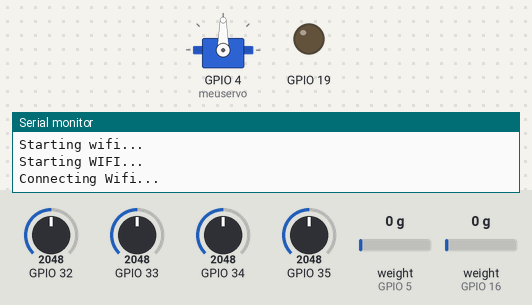
Bench run of a sketch on a simulated ESP32. On the bench: servo, output pins drawn as LEDs (lit = HIGH), the last lines printed to the serial monitor. The test bench sets the inputs (shaded band); at power-on: GPIO 32 = 2048, GPIO 33 = 2048, GPIO 34 = 2048, GPIO 35 = 2048, weight on the scale (sensors on GPIO 5, GPIO 16) 0 g. WiFi joins after 1.5 s; servers stay silent unless stated; no MQTT or app messages arrive unless stated.

Above: at 0.1 s.
At 2.0 s:
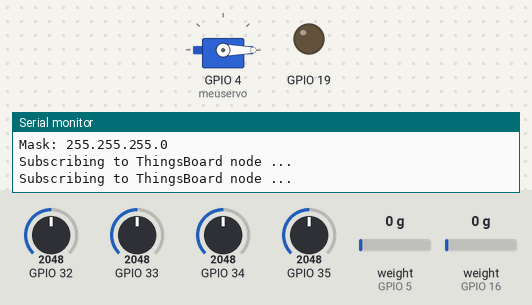
At 27.3 s:
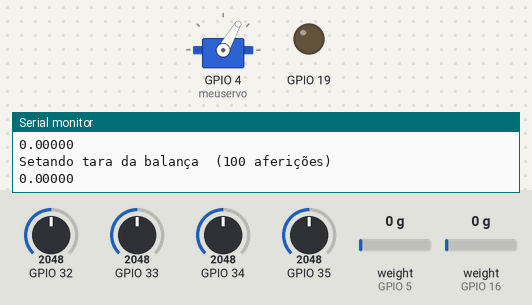
At 29.8 s:
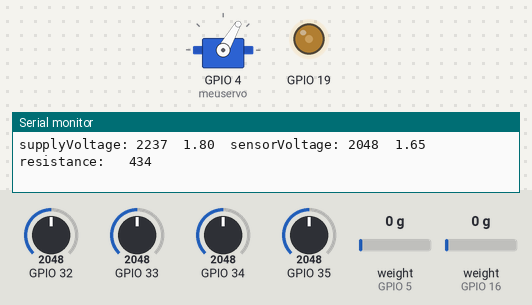
Timing chart, 0 to 31.3 s (numbered marks = the images above):
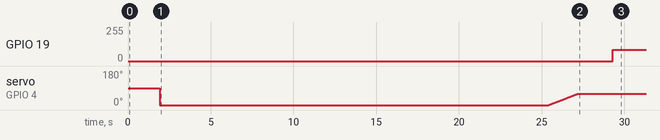

Measured:
- by itself, GPIO 19: 0/255 → 85/255 at 29.3 s

The sketch:

sensor_solo_teste.ino
```cpp
#include <math.h>       // Conversion equation from resistance to %
#include "adc_corrected.h"
#include "ArduinoSort.h"
#include "Statistic.h"
#include <driver/adc.h>
#include <esp_adc_cal.h>
#include <WiFi.h>
#include <WiFiMulti.h>
#include <PubSubClient.h>
#include <HX711.h>
#include "ThingSpeak.h"
#include "Servo.h"
#include <ArduinoJson.h>

unsigned long myChannelNumber = 1110526;
const char * myWriteAPIKey = "2JT0XT1NLS0GOJ4W";

// DEFINIÇÕES DE PINOS
#define pinDTScale1  16
#define pinSCKScale1  17

#define pinDTScale2  5
#define pinSCKScale2  18

// DEFINIÇÕES
#define pesoMin 0.010
#define pesoMax 30.0

// Balança CBH5453
//#define escala1 -271420.0f
#define escala1 -271920
//#define LOADCELL_OFFSET_1 -27300

// Balança SF-400
#define escala2 -265120
//#define LOADCELL_OFFSET_2 -131600
//#define escala2 -264627.15f

// INSTANCIANDO OBJETOS
HX711 scale1, scale2;

Servo meuservo; // Cria o objeto servo para programação

int angulo = 0;
#define movimento  60
#define  passosDelay 30

// Setting up format for reading 3 soil sensors
#define NUM_READS 10                              /* Number of sensor reads for filtering  */
#define uS_TO_S_FACTOR    1000000                 /* Conversion factor for micro seconds to seconds */
#define S_TO_MIN_FACTOR   60 * uS_TO_S_FACTOR     /* Conversion factor for micro seconds to seconds */
#define TIME_TO_SLEEP     30                      /* Time ESP32 will go to sleep (in seconds) */
int TIMES_TO_MEASURE = 24;                      /* Time ESP32 will go to sleep (in seconds) */
int MEASURE_INTERVAL =  10;                   /* Time ESP32 will go to sleep (in seconds) */
int qttOfMeasures = 0;

struct values {        // Structure to be used in percentage and resistance values matrix to be filtered (have to be in pairs)
  int supplyVoltageRaw;
  float supplyVoltage;
  int sensorVoltageRaw;
  float sensorVoltage;
  int moisture;
  long resistance;
};

struct Sensor {
  int id;
  int moisture;
  int phase_a;
  int phase_b;
  int analog_input;
  int analog_input2;
  adc1_channel_t channel;
  adc1_channel_t channel2;
  long knownResistor;
  float weight;
  values lastMeasure;
};

Sensor sensor1, sensor2;
Sensor *sensor1_ptr, *sensor2_ptr;
const long knownResistor = 4700;  // Constant value of known resistor in Ohms

#define DEFAULT_VREF    1086

static const adc_bits_width_t width = ADC_WIDTH_BIT_12;
static const adc_atten_t atten = ADC_ATTEN_DB_11;
static const adc_unit_t unit = ADC_UNIT_1;
esp_adc_cal_characteristics_t adc_cal;

// -----------------------------------------------------------------#
#define WIFISSID01 "extensao_iot" // Put your WifiSSID here
#define PASSWORD01 "aluno123" // Put your wifi password here

#define WIFISSID02 "IFPE-PUBLICA" // Put your WifiSSID here
#define PASSWORD02 "aluno123" // Put your wifi password here

#define WIFISSID03 "GVT-F051" // Put your WifiSSID here
#define PASSWORD03 "1316309065" // Put your wifi password here

char servidorMqttElton[] = "eltontorres.asuscomm.com";
uint16_t portaServidorMqttElton = 1883;

char servidorMqtt[] = "192.168.1.187";
uint16_t portaServidorMqtt = 1883;
char tokenMqttDisp[33] = "ESP32_UMIDADE_SOLO";

WiFiMulti wifiMulti;
WiFiClient wifiClient;
WiFiClient wifiClientElton;

char attributesTopic[] = "v1/devices/me/attributes";
char attributesRequestTopic[] = "v1/devices/me/attributes/request/1";
char attributesResponseTopic[] = "v1/devices/me/attributes/response/1";

PubSubClient client(wifiClient);
PubSubClient clientElton(wifiClientElton);

long lastTimeSentToThingspeak = millis();
unsigned long lastSend = 0;

//  ----------------------------------------------------------------------------------- //
RTC_DATA_ATTR int bootCount = 0;

void setup() {
  Serial.begin(9600);
  meuservo.attach(4);
  lastTimeSentToThingspeak = millis();
  setupChannelsAndPins();
  setupScales();
  startWifiClient();
  imprimirInformacoesWifiEMQTT();
  sensor1_ptr = &sensor1;
  sensor2_ptr = &sensor2;
  declareSensor(sensor1_ptr, 5, 22, 23, 35, 34, ADC1_CHANNEL_7, ADC1_CHANNEL_6, knownResistor);
  declareSensor(sensor2_ptr, 6, 19, 21, 33, 32, ADC1_CHANNEL_5, ADC1_CHANNEL_4, knownResistor);
  //setupDeepSleep();
  ThingSpeak.begin(wifiClient);
}

void loop() {
  if (!client.connected() ) {
    conectarMQTT(client);
  }
  if (!clientElton.connected() ) {
    conectarMQTT(clientElton);
  }
  if (isTimeToMeasure()) {
    if (conectarWifi()) {
      //if (qttOfMeasures < TIMES_TO_MEASURE) {
      resetScale();
      excitateSensor(sensor1_ptr);
      excitateSensor(sensor2_ptr);
      putSensorToImpedance(sensor1_ptr);
      putSensorToImpedance(sensor2_ptr);
      measureSensor(sensor1_ptr);
      measureWeight(sensor1_ptr, scale1, 1);
      sendSensorInfoToMQTTServer(sensor1, client);
      sendSensorInfoToMQTTServer(sensor1, clientElton);
      sendSensorInfoToThingspeak(sensor1, 1, 2);

      putSensorToImpedance(sensor1_ptr);
      putSensorToImpedance(sensor2_ptr);
      measureSensor(sensor2_ptr);
      measureWeight(sensor2_ptr, scale2, 2);
      sendSensorInfoToMQTTServer(sensor2, client);
      sendSensorInfoToMQTTServer(sensor2, clientElton);
      sendSensorInfoToThingspeak(sensor2, 3, 4);
      liftUp();
      Serial.println("//--------------------------------------------------------------//");
      //delayMicroseconds (MEASURE_INTERVAL * S_TO_MIN_FACTOR);
      qttOfMeasures++;
      lastSend = millis();
      //} else {
      //      liftUp();
      //      Serial.println("Going to sleep now");
      //      Serial.flush();
      //      esp_deep_sleep_start();
      //}
    }
  }
  client.loop();
  clientElton.loop();
}

boolean isTimeToMeasure() {
  return lastSend == 0 || ((millis() - lastSend) > (MEASURE_INTERVAL * 60000));
}

void excitateSensor(Sensor *sensor) {
  excitateSensorIntern(sensor->phase_a, sensor->phase_b);
}

void excitateSensorIntern (int phase_a, int phase_b) {
  // read sensor, filter, and calculate resistance value
  // Noise filter: median filter
  for (int i = 0; i < 100; i++) {
    pinMode(phase_a, OUTPUT);
    pinMode(phase_b, INPUT);
    digitalWrite(phase_a, HIGH);                 // set the voltage supply on
    delayMicroseconds(100);
    digitalWrite(phase_a, LOW);                  // set the voltage supply off

    delayMicroseconds(100);

    pinMode(phase_a, INPUT);
    pinMode(phase_b, OUTPUT);
    digitalWrite(phase_b, HIGH);                 // set the voltage supply on
    delayMicroseconds(100);
    digitalWrite(phase_b, LOW);                  // set the voltage supply off
  }
}

void putSensorToImpedance(Sensor *sensor) {
  pinMode(sensor->phase_a, INPUT);
  pinMode(sensor->phase_b, INPUT);
}

void setupDeepSleep() {
  ++bootCount;
  Serial.println("Boot number: " + String(bootCount));
  print_wakeup_reason();
  esp_sleep_enable_timer_wakeup(TIME_TO_SLEEP * S_TO_MIN_FACTOR);
  Serial.println("Setup ESP32 to sleep for every " + String(TIME_TO_SLEEP) +
                 " Seconds");
}

void setupChannelsAndPins() {
  adc1_config_width(ADC_WIDTH_BIT_12);//Configura a resolucao
  adc1_config_channel_atten(ADC1_CHANNEL_4, atten);//Configura a atenuacao
  adc1_config_channel_atten(ADC1_CHANNEL_5, atten);//Configura a atenuacao

  adc1_config_channel_atten(ADC1_CHANNEL_6, atten);//Configura a atenuacao
  adc1_config_channel_atten(ADC1_CHANNEL_7, atten);//Configura a atenuacao

  esp_adc_cal_value_t adc_type = esp_adc_cal_characterize(unit, atten, width, DEFAULT_VREF, &adc_cal);

  pinMode(33, INPUT);
  pinMode(32, INPUT);
  pinMode(35, INPUT);
  pinMode(34, INPUT);
}

void print_wakeup_reason() {
  esp_sleep_wakeup_cause_t wakeup_reason;
  wakeup_reason = esp_sleep_get_wakeup_cause();
  switch (wakeup_reason) {
    case ESP_SLEEP_WAKEUP_EXT0 : Serial.println("Wakeup caused by external signal using RTC_IO"); break;
    case ESP_SLEEP_WAKEUP_EXT1 : Serial.println("Wakeup caused by external signal using RTC_CNTL"); break;
    case ESP_SLEEP_WAKEUP_TIMER : Serial.println("Wakeup caused by timer"); break;
    case ESP_SLEEP_WAKEUP_TOUCHPAD : Serial.println("Wakeup caused by touchpad"); break;
    case ESP_SLEEP_WAKEUP_ULP : Serial.println("Wakeup caused by ULP program"); break;
    default : Serial.printf("Wakeup was not caused by deep sleep: %d\n", wakeup_reason); break;
  }
}

void declareSensor(Sensor *sensor, int id, int phase_a, int phase_b, int analog_input, int analog_input2, adc1_channel_t channel, adc1_channel_t channel2, long knownResistor) {
  sensor->id = id;
  //  sensor.moisture;
  sensor->phase_a = phase_a;
  sensor->phase_b = phase_b;
  sensor->analog_input = analog_input;
  sensor->analog_input2 = analog_input2;
  sensor->channel = channel;
  sensor->channel2 = channel2;
  sensor->knownResistor = knownResistor;
}

void measure (values *results, int phase_a, int phase_b, int analog_input, adc1_channel_t channel, long knownResistor);

void measureSensor(Sensor *sensor) {
  values results[NUM_READS];
  measure(results, sensor->phase_a, sensor->phase_b, sensor->analog_input, sensor->channel, sensor->knownResistor);
  values firstReading = average(results);
  measure(results, sensor->phase_b, sensor->phase_a, sensor->analog_input2, sensor->channel2, sensor->knownResistor);
  values secondReading = average(results);
  sensor->lastMeasure = average(firstReading, secondReading);
  printOutputSensor(*sensor, firstReading.resistance, secondReading.resistance);
  printValues(firstReading);
  printValues(secondReading);
  printValues(sensor->lastMeasure);
}

void printOutputSensor(Sensor sensor, long firstReading, long secondReading) {
  long bias = abs(firstReading - secondReading);
  long readingAvg = (firstReading + secondReading) / 2;
  Serial.print ("Sensor ");
  Serial.print (sensor.id);
  Serial.print ("\t" );
  Serial.print ("read 1\t" );
  Serial.print (firstReading);
  Serial.print ("\t" );
  Serial.print ("read 2\t" );
  Serial.print (secondReading);
  Serial.print ("\t" );
  Serial.print ("bias\t" );
  Serial.print (bias);
  Serial.print ("\t" );
  Serial.print ("value\t");
  Serial.println (readingAvg);
}

void measure (values *results, int phase_a, int phase_b, int analog_input, adc1_channel_t channel, long knownResistor) {
  // read sensor, filter, and calculate resistance value
  // Noise filter: median filter
  values curr;
  for (int i = 0; i < NUM_READS; i++) {
    pinMode(phase_a, OUTPUT);
    pinMode(phase_b, INPUT);

    digitalWrite(phase_a, HIGH);                 // set the voltage supply on
    delay(10);
    curr.supplyVoltageRaw = analogReadByTable(analog_input);   // read the supply voltage
    delayMicroseconds(100);
    digitalWrite(phase_a, LOW);                  // set the voltage supply off
    delay(1);

    pinMode(phase_a, INPUT);
    pinMode(phase_b, OUTPUT);

    digitalWrite(phase_b, HIGH);                 // set the voltage supply on
    delay(10);
    curr.sensorVoltageRaw = analogReadByAPI(channel);
    delayMicroseconds(100);
    digitalWrite(phase_b, LOW);                  // set the voltage supply off

    // Calculate resistance
    curr.supplyVoltage = rawToVoltageByTable(curr.supplyVoltageRaw);
    curr.sensorVoltage = rawToVoltageByAPI(curr.sensorVoltageRaw);
    //if (curr.sensorVoltage <= 0.17) {//Esse valor foi definido abrindo o circuito (resistor) e aferindo o valor de sensorVoltageFinal
    //  curr.sensorVoltage = 0.1; // Evitar exceção e elevar o valor resistência para próximo do máximo possível aferido.
    //}
    curr.resistance = (knownResistor * (curr.supplyVoltage - curr.sensorVoltage ) / curr.sensorVoltage) ;
    delay(1);
    results[i] = curr;
    //    printValues(curr);
  }
}

void printValues(values value) {
  Serial.print("supplyVoltage: ");
  Serial.print(value.supplyVoltageRaw);
  Serial.print("\t");
  Serial.print(value.supplyVoltage);
  Serial.print("\t");
  Serial.print("sensorVoltage: ");
  Serial.print(value.sensorVoltageRaw);
  Serial.print("\t");
  Serial.print(value.sensorVoltage);
  Serial.print("\t");
  Serial.print("resistance: ");
  Serial.print("\t");
  Serial.println(value.resistance);
}

int analogReadByTable(int analog_input) {
  int voltage = analogRead(analog_input);
  return ADC_LUT[voltage];
}

float rawToVoltageByTable(int value) {
  return value * 3.3 / 4095;
}

int analogReadByAPI(adc1_channel_t channel) {
  return adc1_get_raw(channel);//Obtem o valor RAW do ADC
}

float rawToVoltageByAPI(int value) {
  return esp_adc_cal_raw_to_voltage(value, &adc_cal) / 1000.0;
}

values average(values results[]) {
  values result;
  result.supplyVoltageRaw = 0;
  result.supplyVoltage = 0.0;
  result.sensorVoltageRaw = 0;
  result.sensorVoltage = 0.0;
  result.resistance = 0;
  long sum = 0;
  for (int i = 0; i < NUM_READS; i++) {
    result.supplyVoltageRaw += results[i].supplyVoltageRaw;
    result.supplyVoltage += results[i].supplyVoltage;
    result.sensorVoltageRaw += results[i].sensorVoltageRaw;
    result.sensorVoltage += results[i].sensorVoltage;
    result.resistance += results[i].resistance;
  }
  result.supplyVoltageRaw = result.supplyVoltageRaw / NUM_READS;
  result.supplyVoltage = result.supplyVoltage / NUM_READS;
  result.sensorVoltageRaw = result.sensorVoltageRaw / NUM_READS;
  result.sensorVoltage = result.sensorVoltage / NUM_READS;
  result.resistance = result.resistance / NUM_READS;
  return result;
}

values average(values readingA, values readingB) {
  values result;
  result.supplyVoltageRaw = (readingA.supplyVoltageRaw + readingB.supplyVoltageRaw) / 2;
  result.supplyVoltage = (readingA.supplyVoltage + readingB.supplyVoltage) / 2;
  result.sensorVoltageRaw = (readingA.sensorVoltageRaw + readingB.sensorVoltageRaw) / 2;
  result.sensorVoltage = (readingA.sensorVoltage + readingB.sensorVoltage) / 2;
  result.resistance = (readingA.resistance + readingB.resistance) / 2;
  return result;
}


boolean connected() {
  return WiFi.status() == WL_CONNECTED;
}

bool conectarWifi() {
  bool isWifiConnected = connected();
  if (!isWifiConnected) {
    Serial.println("Reconectando...");
    bool isWifiConnected = connectWifi();
  }
  return isWifiConnected;
}

boolean connectedMQTT(PubSubClient clientMQTT) {
  return clientMQTT.connected();
}

bool conectarMQTT(PubSubClient clientMQTT) {
  bool isMQTTConnected = connectedMQTT(clientMQTT);
  if (!isMQTTConnected) {
    //Serial.println("Connecting to ThingsBoard node ...");
    // Attempt to connect (clientId, username, password)
    isMQTTConnected = clientMQTT.connect("ESP8266 Device", tokenMqttDisp, NULL);
    if (isMQTTConnected) {
      Serial.println("Subscribing to ThingsBoard node ...");
      clientMQTT.subscribe(attributesTopic);
      clientMQTT.publish(attributesRequestTopic, "{'sharedKeys': 'MEASURE_INTERVAL'}");
      clientMQTT.publish(attributesRequestTopic, "{'sharedKeys': 'TIMES_TO_MEASURE'}");
    }
  }
  return isMQTTConnected;
}

void sendSensorInfoToMQTTServer(Sensor sensor, PubSubClient clientMQTT) {
  bool isConnected = conectarMQTT(clientMQTT);
  if (isConnected) {
    values measure = sensor.lastMeasure;
    String supplyVoltageRawATT = String("supplyVoltageRaw");
    String supplyVoltageATT = String("supplyVoltage");
    String sensorVoltageRawATT = String("sensorVoltageRaw");
    String sensorVoltageATT = String("sensorVoltage");
    String resistanceATT = String("resistance");
    String weightATT = String("weight");

    supplyVoltageRawATT.concat(sensor.id);
    supplyVoltageATT.concat(sensor.id);
    sensorVoltageRawATT.concat(sensor.id);
    sensorVoltageATT.concat(sensor.id);
    resistanceATT.concat(sensor.id);
    weightATT.concat(sensor.id);
    char weightString[20];
    sprintf(weightString, "%.5f", sensor.weight);

    enviarInfoParaServidorMQTT(clientMQTT, supplyVoltageRawATT, String(measure.supplyVoltageRaw));
    enviarInfoParaServidorMQTT(clientMQTT, supplyVoltageATT, String(measure.supplyVoltage));
    enviarInfoParaServidorMQTT(clientMQTT, sensorVoltageRawATT, String(measure.sensorVoltageRaw));
    enviarInfoParaServidorMQTT(clientMQTT, sensorVoltageATT, String(measure.sensorVoltage));
    enviarInfoParaServidorMQTT(clientMQTT, resistanceATT, String(measure.resistance));
    enviarInfoParaServidorMQTT(clientMQTT, weightATT, weightString);
  } else {
    Serial.println("Não foi possivel conectar com o servidor MQTT!");
  }
}

void enviarInfoParaServidorMQTT(PubSubClient clientMQTT, String atributo, String valor) {
  // Prepare a JSON payload string
  String payload = "{";
  payload += "\"" + atributo + "\":";
  payload += valor;
  payload += "}";

  // Send payload
  char attributes[120];
  payload.toCharArray( attributes, 120 );
  boolean sent = clientMQTT.publish( "v1/devices/me/telemetry", attributes );
  if (sent) {
    Serial.print("Mensagem enviada com sucesso!");
  } else {
    Serial.println("Mensagem não enviada!");
  }
}

void sendSensorInfoToThingspeak(Sensor sensor, int channelResistor, int channelWeight) {
  int httpCode;
  int trials = 0;
  Serial.println("Esperando 15s entre envios...");
  while (millis() - lastTimeSentToThingspeak < 15000) {
  }
  values measure = sensor.lastMeasure;
  ThingSpeak.setField(channelResistor, measure.resistance);
  ThingSpeak.setField(channelWeight, sensor.weight);
  do {
    httpCode = ThingSpeak.writeFields(myChannelNumber, myWriteAPIKey);
    if (httpCode == 200) {
      Serial.println("Channel write successful.");
    } else {
      Serial.println("Problem writing to channel. HTTP error code " + String(httpCode));
    }
    trials++;
  } while (httpCode != 200 && trials < 4);
}

void startWifiClient() {
  Serial.println("Starting wifi...");
  inicializarWiFi();
  client.setServer(servidorMqtt , portaServidorMqtt);
  client.setCallback(on_message);
  clientElton.setServer(servidorMqttElton , portaServidorMqttElton);
  clientElton.setCallback(on_message);
}

bool inicializarWiFi() {
  WiFi.mode(WIFI_STA);
  Serial.println("Starting WIFI...");
  //wifiMulti.addAP(WIFISSID01, PASSWORD01);
  //wifiMulti.addAP(WIFISSID02, PASSWORD02);
  wifiMulti.addAP(WIFISSID03, PASSWORD03);
  Serial.println("Connecting Wifi...");
  return connectWifi();
}

bool connectWifi() {
  bool isConnected = false;
  if (wifiMulti.run() == WL_CONNECTED) {
    Serial.println("");
    Serial.println("WiFi connected");
    isConnected = true;
    imprimirInformacoesWifiEMQTT();
  } else {
    Serial.println("WiFi is not connected!");
  }
  return isConnected;
}

void imprimirInformacoesWifiEMQTT() {
  // Imprimir os valores-padrão das variáveis referentes ao WiFi e servidor MQTT
  Serial.println(tokenMqttDisp);
  Serial.println(servidorMqtt);
  Serial.print("IP address: ");
  Serial.println(WiFi.localIP());
  Serial.print("MAC: ");
  Serial.println(WiFi.macAddress());
  Serial.print("Wifi status: ");
  Serial.println(WiFi.status());
  Serial.print("Wifi SSID: ");
  Serial.println(WiFi.SSID());
  Serial.print("GW: ");
  Serial.println(WiFi.gatewayIP());
  Serial.print("Mask: ");
  Serial.println(WiFi.subnetMask());
}

void setupScales() {
  Serial.println("Iniciando Setup...");
  scale1.begin(pinDTScale1, pinSCKScale1); // CONFIGURANDO OS PINOS DA BALANÇA
  scale2.begin(pinDTScale2, pinSCKScale2); // CONFIGURANDO OS PINOS DA BALANÇA
  scale1.set_scale(escala1); // ENVIANDO O VALOR DA ESCALA CALIBRADO
  scale2.set_scale(escala2); // ENVIANDO O VALOR DA ESCALA CALIBRADO
  //scale1.tare();
  //Serial.println(scale1.read_average());
  //scale1.set_offset(LOADCELL_OFFSET_1);
  //scale2.tare();
  //Serial.println(scale2.read_average());
  //scale2.set_offset(LOADCELL_OFFSET_2);
  //resetScale();
}

void measureWeight(Sensor *sensor, HX711 scale, int idBalanca) {
  Serial.print("Extraindo o peso da balança ");
  Serial.print(idBalanca);
  Serial.println(" (100 aferições)");
  float medidas[100];
  Statistic stats;
  stats.clear();
  for (int i = 0; i < 100; i++) {
    medidas[i] = scale.get_units(2);
    //Serial.println(medidas[i] , 5);
  }
  sortArray(medidas, 100);
  //printArray("medidas: ", medidas, 100);
  for (int i = 25; i < 75; i++) {
    stats.add(medidas[i]);
  }
  sensor->weight = stats.average();
  Serial.println(sensor->weight , 5);
}

void setTare(HX711 *scale) {
  Serial.print("Setando tara da balança ");
  Serial.println(" (100 aferições)");
  float medidas[100];
  Statistic stats;
  stats.clear();
  for (int i = 0; i < 100; i++) {
    medidas[i] = scale->read_average(1);
  }
  sortArray(medidas, 100);
  //printArray("medidas: ", medidas, 100);
  for (int i = 25; i < 75; i++) {
    stats.add(medidas[i]);
  }
  scale->set_offset(stats.average());
  Serial.println(scale->get_units(2), 5);
}

void printArray(String msg, float* myArray, int size) {
  Serial.println(msg);
  Serial.print("[");
  for (int i = 0; i < size - 1; i++) {
    Serial.print(myArray[i] , 5);
    Serial.print(" , ");
  }
  Serial.print(myArray[size - 1] , 5);
  Serial.println("]");
}

void resetScale() {
  liftUp();
  delay(1000);
  setTare(&scale1);
  setTare(&scale2);
  //scale1.tare();
  //scale2.tare();
  delay(2000);
  liftDown();
  delay(2000);
}

void liftDown() {
  while (angulo <= movimento) {
    meuservo.write(angulo); // Comando para angulo específico
    angulo++;
    delay(passosDelay);
  }
}

void liftUp() {
  while (angulo >= 0) {
    meuservo.write(angulo); // Comando para angulo específico
    angulo -= 1;
    delay(passosDelay);
  }
}

void on_message(const char* topic, byte* payload, unsigned int length) {
  Serial.println("On message");

  char json[length + 1];
  strncpy (json, (char*)payload, length);
  json[length] = '\0';

  Serial.print("Topic: ");
  Serial.println(topic);
  Serial.print("Message: ");
  Serial.println(json);

  // Decode JSON request
  StaticJsonBuffer<200> jsonBuffer;
  JsonObject& data = jsonBuffer.parseObject((char*)json);

  if (!data.success()) {
    Serial.println("parseObject() failed");
    return;
  }
  if (strcmp(topic, attributesTopic) == 0) {
    if (data["MEASURE_INTERVAL"]) {
      MEASURE_INTERVAL = data["MEASURE_INTERVAL"];
    }
    if (data["TIMES_TO_MEASURE"]) {
      TIMES_TO_MEASURE = data["TIMES_TO_MEASURE"];
    }
  } else if (strcmp(topic, attributesResponseTopic) == 0) {
    if (data["shared"] && data["shared"]["MEASURE_INTERVAL"]) {
      MEASURE_INTERVAL = data["shared"]["MEASURE_INTERVAL"];
    }
    if (data["shared"] && data["shared"]["TIMES_TO_MEASURE"]) {
      TIMES_TO_MEASURE = data["shared"]["TIMES_TO_MEASURE"];
    }
  } else {
    Serial.println("Tópico não tratado!");
  }
}
```

Source omitted: ArduinoSort.h (2054 bytes), Statistic.cpp (4383 bytes), Statistic.h (1437 bytes), adc_corrected.h (60066 bytes)
